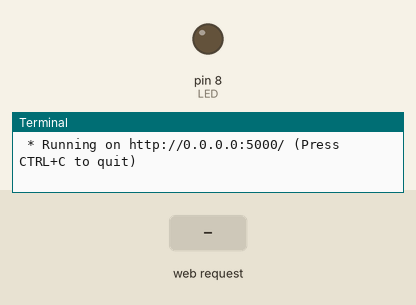
Bench run of a program on a simulated Raspberry Pi (header pin numbers). Shown: output pins drawn as LEDs (lit = HIGH), the last lines printed to the terminal. The test bench sets the inputs (shaded band). The clock reads 2024-03-15 10:24:30 at power-on unless the program sets it.

Above: at 1.2 s.
1.3 s: HTTP request for /led/on received
At 2.5 s:
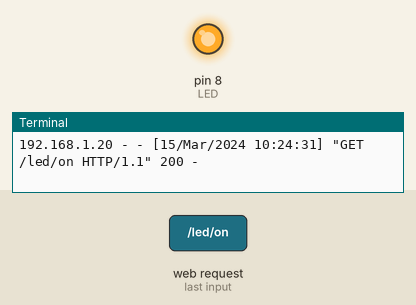
4.3 s: HTTP request for /led/off received
At 4.8 s:
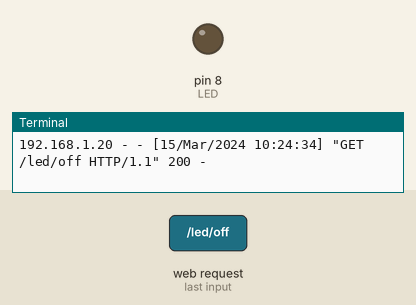
Timing chart, 0 to 7.3 s (numbered marks = the images above; inputs shaded):
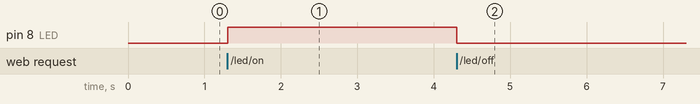

Measured:
- after the input at 1.3 s, pin 8 (LED): LOW → HIGH at once
- after the input at 4.3 s, pin 8 (LED): HIGH → LOW at once

The program:

app_stary.py
```python
from flask import Flask
import RPi.GPIO as GPIO

app = Flask(__name__)

LED = 8
GPIO.setmode(GPIO.BOARD)
GPIO.setup(LED, GPIO.OUT, initial=GPIO.LOW)


@app.route("/")
def helloworld():
    return "Hello World"

@app.route("/led/on")
def led_on():
    GPIO.output(LED, GPIO.HIGH)
    return "LED ON"

@app.route("/led/off")
def led_off():
    GPIO.output(LED, GPIO.LOW)
    return "LED OFF"

@app.route("/gpio/cleanup")
def gpio_cleanup():
    GPIO.cleanup()
    return "GPIO CLEANUP"

if __name__ == "__main__":
    app.run(host="0.0.0.0")
```
